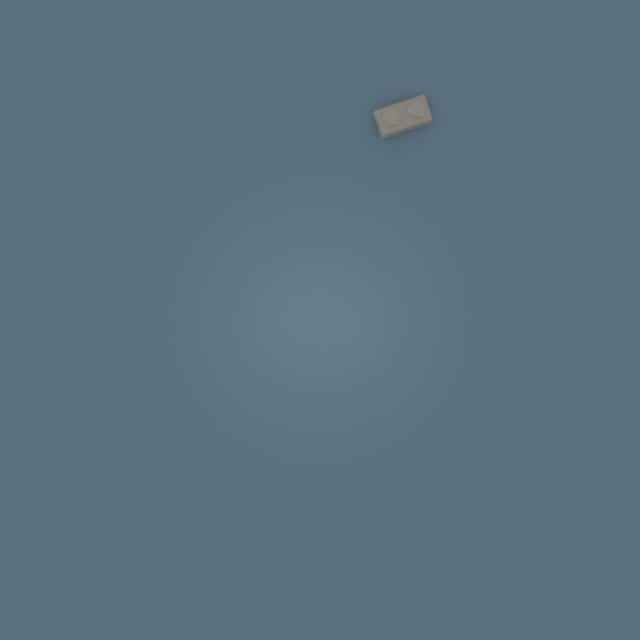
#> input picture 2camaras_random_pieza_unica/data/300/sample300_001_3023_13_p1_cenital.png, 640 x 640 px
$ python -i prepare_synthetic_finetuning.py   (imports and definitions only)
#> lines starting #> are read from the running program, lines starting #| are printed output that depends on the picture
#> further down, picture is the input picture: PIL image 640x640 RGBA; mean R, G, B, A 91.8, 114.6, 127.2, 255
import os
import glob
import shutil
import json
from PIL import Image

def preprocess_crop_grayscale(crop_img: Image.Image, canvas_size: int = 224) -> Image.Image:
#> called with canvas_size = 224
    gray_img = crop_img.convert("L")
    rgb_gray = Image.merge("RGB", (gray_img, gray_img, gray_img))

    margin = 8
    max_dim = canvas_size - 2 * margin
    w, h = rgb_gray.size
#> w = 640; h = 640
    if w > 0 and h > 0:
        scale = min(max_dim / w, max_dim / h)
#> scale = 0.325
        new_w = max(1, int(w * scale))
#> new_w = 208
        new_h = max(1, int(h * scale))
#> new_h = 208
        resized = rgb_gray.resize((new_w, new_h), Image.Resampling.LANCZOS)

        canvas = Image.new("RGB", (canvas_size, canvas_size), (0, 0, 0))
#> canvas: PIL image 224x224 RGB; every value is 0
        paste_x = (canvas_size - new_w) // 2
#> paste_x = 8
        paste_y = (canvas_size - new_h) // 2
#> paste_y = 8
        canvas.paste(resized, (paste_x, paste_y))
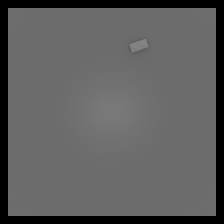
#> canvas: PIL image 224x224 RGB; min 0, max 134, mean 94.1
        return canvas
    return Image.new("RGB", (canvas_size, canvas_size), (0, 0, 0))

# [61 lines left out: function prepare_dataset, not called in this run]

# [2 lines not run here, left out]

>>> from PIL import Image
>>> picture = Image.open('../../../2camaras_random_pieza_unica/data/300/sample300_001_3023_13_p1_cenital.png')
>>> result = preprocess_crop_grayscale(picture)
